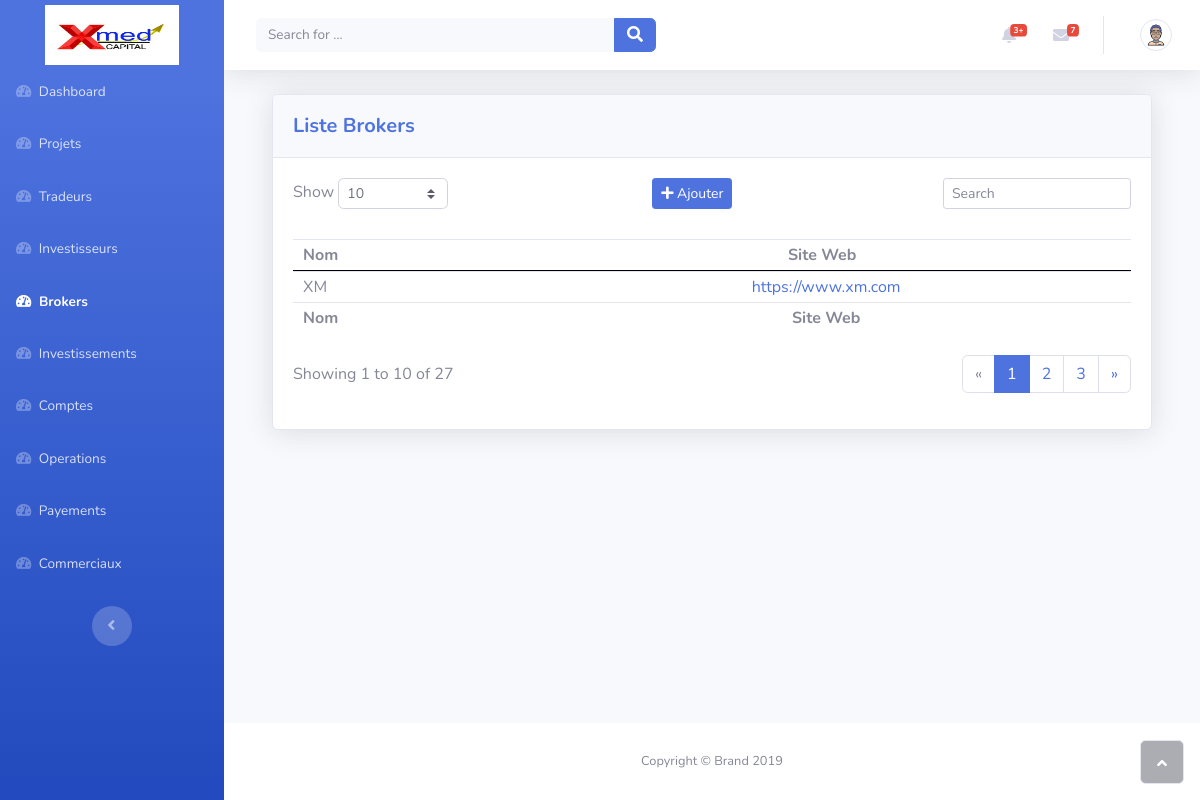
The page /brokers/ on the database as committed earlier.
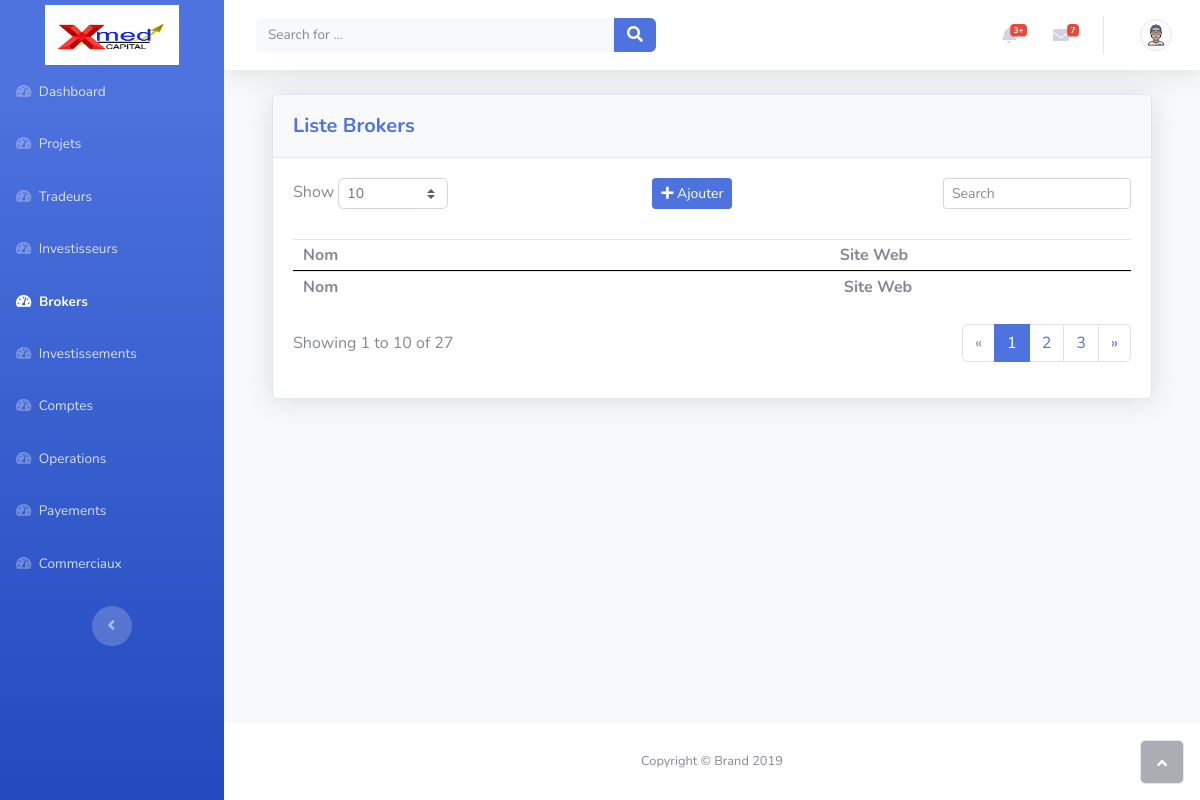
The same page on the database as committed later.
### broker/models.py (models this page shows, shortened)
class Broker(models.Model):
    libelle = models.CharField(max_length=50, unique=True)
    site_web = models.CharField(max_length=100, unique=True)

### broker/views.py (the view)
# urls.py: path('', views.index, name="brokers"),
def index(request):
    context = {
        "brokers": Broker.objects.all()
    }
    return render(request, 'broker/index.html', context)

### broker/templates/broker/index.html (shortened to what this page needs)
{% extends 'base.html' %}
{% load static %}
{% block stylesheets %}
	<link rel="stylesheet" type="text/css" href="{% static 'css/broker/index.css' %}">
{% endblock %}
{% block content %}
	<div class="container-fluid">
		<div class="container-fluid">
			<div class="card shadow">
				<div class="card-header py-3">
					<p class="text-primary m-0 font-weight-bold lead">Liste Brokers</p>
				</div>
				<div class="card-body">
					<div class="row">
						<div class="col-md-5 text-nowrap">
							<div id="dataTable_length" class="dataTables_length" aria-controls="dataTable"><label>Show <select class="form-control form-control-sm custom-select custom-select-sm"><option value="10" selected>10</option><option value="25">25</option><option value="50">50</option><option value="100">100</option></select></label></div>
						</div>
                        <div class="col-md-2">
							<div class="mb-3">
								<a class="btn btn-primary btn-sm" href="{% url 'ajouter_broker' %} ">
									<i class="fas fa-plus"></i>
									Ajouter
								</a>
							</div>
						</div>
						<div class="col-md-5">
							<div class="text-md-right dataTables_filter" id="dataTable_filter"><label><input type="search" class="form-control form-control-sm" aria-controls="dataTable" placeholder="Search" /></label></div>
						</div>
					</div>
					<div class="table-responsive table mt-2" id="dataTable" role="grid" aria-describedby="dataTable_info">
						<table class="table dataTable my-0" id="dataTable">
							<thead>
								<tr>
									<th>Nom</th>
									<th class="text-center">Site Web</th>
								</tr>
							</thead>
							<tbody>
                                {% for broker in brokers %}
                                    <tr onclick="window.location = '{% url "modifier_broker" pk=broker.id %}';" style="cursor: pointer;">
                                        <td>{{ broker.libelle }}</td>
                                        <td class="text-center"><a href="{{ broker.site_web }}" target="_blank">{{ broker.site_web }}</a></td>
                                    </tr>
                                {% endfor %}
							</tbody>
							<tfoot>
								<tr>
									<td><strong>Nom</strong></td>
									<td class="text-center"><strong>Site Web</strong></td>
								</tr>
							</tfoot>
						</table>
					</div>
					<div class="row">
						<div class="col-md-6 align-self-center">
							<p id="dataTable_info" class="dataTables_info" role="status" aria-live="polite">Showing 1 to 10 of 27</p>
						</div>
						<div class="col-md-6">
							<nav class="d-lg-flex justify-content-lg-end dataTables_paginate paging_simple_numbers">
								<ul class="pagination">
									<li class="page-item disabled"><a class="page-link" href="#" aria-label="Previous"><span aria-hidden="true">«</span></a></li>
									<li class="page-item active"><a class="page-link" href="#">1</a></li>
									<li class="page-item"><a class="page-link" href="#">2</a></li>
									<li class="page-item"><a class="page-link" href="#">3</a></li>
									<li class="page-item"><a class="page-link" href="#" aria-label="Next"><span aria-hidden="true">»</span></a></li>
								</ul>
							</nav>
						</div>
					</div>
				</div>
			</div>
		</div>
	</div>
{% endblock %}

Rows that differ between the two databases and show on the page:
removed Broker: libelle "XM", site_web "https://www.xm.com"
